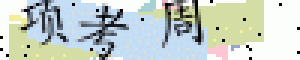
#> input picture weibo.cn2/recognizer/test2.png, 100 x 20 px (shown 3 times larger)
$ python split.py
#> lines starting #> are read from the running program, lines starting #| are printed output that depends on the picture
#!/usr/bin/env python
# coding:utf-8
from PIL import Image, ImageDraw
import numpy as np
import matplotlib.pyplot as plt

im = Image.open('test2.png').convert('RGB')
#> im is the input picture: PIL image 100x20 RGB; mean R, G, B 195.8, 206.5, 199.2
# im.show()
im.show()

pixels = im.load()

# print im.size
#
# print im.getpixel((1, 1))

data = {}
for x in xrange(im.size[0]):
    for y in xrange(im.size[1]):
        variance = np.var(pixels[x, y])
        if variance in data:
            data[variance] += 1
        else:
            data[variance] = 1
        if np.var(pixels[x, y]) > 200:
            pixels[x, y] = (255, 255, 255)
#> after the loop, data = 38 items
im.show()
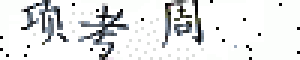
#> shown: PIL image 100x20 RGB (shown 3 times larger); mean R, G, B 226.8, 228.1, 228.6

x = []
y  = []
for k in data:
    x.append(k)
    y.append(data[k])
#> this loop made 38 passes
#> k on passes 1 to 12: 0.889, 1611.6, 640.9, 466.7, 11.56, 584, 374.2, 0.889, 384.9, 43.56, 96.89, 96.89
#> after the loop, x = 38 values, max 1611.6 at index 1, min 0.889 at index 0, mean 305; y = 38 values, max 570 at index 0, min 1 at index 20, mean 52.63


plt.scatter(x,y,marker='o')
plt.show()
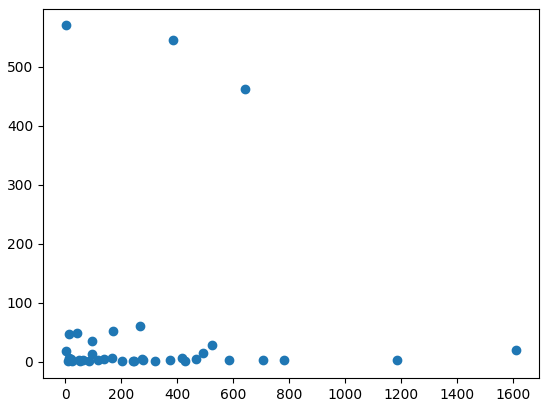
#> figure drawn by matplotlib, 1 panel


#         if np.var(pixels[x, y]) > 200:
#             pixels[x, y] = (255, 255, 255)
#
#
#
#
# # show_histogram2d(im)
# # im = img_threshold(im, 150)
# im.show()
#
